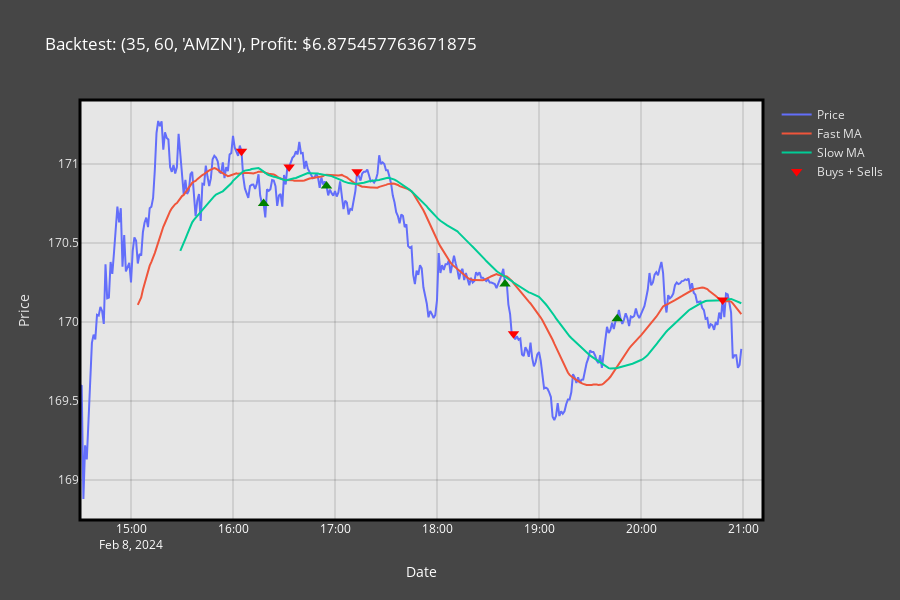

Here is the notebook cell this chart was saved with:
### Markdown cell above
## **_MA Cross-Over Workspace_**

### Code cell
# Gathering data
price = Data(["AAPL", "AMZN", "PLTR"], "1m", dt.datetime(year=2024, month=2, day=8), dt.datetime(year=2024, month=2, day=9))

# Backtesting
MACsignals, MACportfolio = MACross_Backtest(price, [14, 17, 21, 27, 30, 35], [40, 50, 60, 70, 80], MACross_Vbt_Indicator, 1000)

# Plotting
MACross_Plotting(MACsignals, MACportfolio, MACportfolio.total_return().idxmax())

### Figure 1 — Plotly figure (JSON) as saved in the notebook; plotly's stock layout.template omitted (floating-point values rounded to 4 significant figures; data arrays with more than 128 entries replaced by an {"elided": "..."} marker saying what was removed)
{"data": [{"hovertext": {"elided": "389 str values"}, "mode": "lines", "name": "Price", "type": "scatter", "x": {"elided": "389 str values"}, "y": {"elided": "389 float values"}}, {"mode": "lines", "name": "Fast MA", "type": "scatter", "x": {"elided": "389 str values"}, "y": {"elided": "389 float values"}}, {"mode": "lines", "name": "Slow MA", "type": "scatter", "x": {"elided": "389 str values"}, "y": {"elided": "389 float values"}}, {"marker": {"color": ["red", "green", "red", "green", "red", "green", "red", "green", "red"], "size": 10, "symbol": ["triangle-down", "triangle-up", "triangle-down", "triangle-up", "triangle-down", "triangle-up", "triangle-down", "triangle-up", "triangle-down"]}, "mode": "markers", "name": "Buys + Sells", "type": "scatter", "x": ["2024-02-08T16:05:00+00:00", "2024-02-08T16:18:00+00:00", "2024-02-08T16:33:00+00:00", "2024-02-08T16:55:00+00:00", "2024-02-08T17:13:00+00:00", "2024-02-08T18:40:00+00:00", "2024-02-08T18:45:00+00:00", "2024-02-08T19:46:00+00:00", "2024-02-08T20:48:00+00:00"], "y": [171.1, 170.8, 171.0, 170.9, 170.9, 170.2, 169.9, 170.0, 170.1]}], "layout": {"height": 600, "legend": {"font": {"color": "rgba(230,230,230,1)"}}, "paper_bgcolor": "rgba(70,70,70,1)", "plot_bgcolor": "rgba(230,230,230,1)", "shapes": [{"line": {"color": "black", "width": 3}, "type": "rect", "x0": 0, "x1": 1, "xref": "paper", "y0": 0, "y1": 1, "yref": "paper"}], "title": {"font": {"color": "white"}, "text": "Backtest: (35, 60, 'AMZN'), Profit: $6.875457763671875"}, "xaxis": {"gridcolor": "rgba(0,0,0,0.1)", "gridwidth": 2, "tickfont": {"color": "white"}, "title": {"font": {"color": "white"}, "text": "Date"}}, "yaxis": {"gridcolor": "rgba(0,0,0,0.1)", "gridwidth": 2, "tickfont": {"color": "rgba(230,230,230,1)"}, "title": {"font": {"color": "rgba(230,230,230,1)"}, "text": "Price"}}}}
